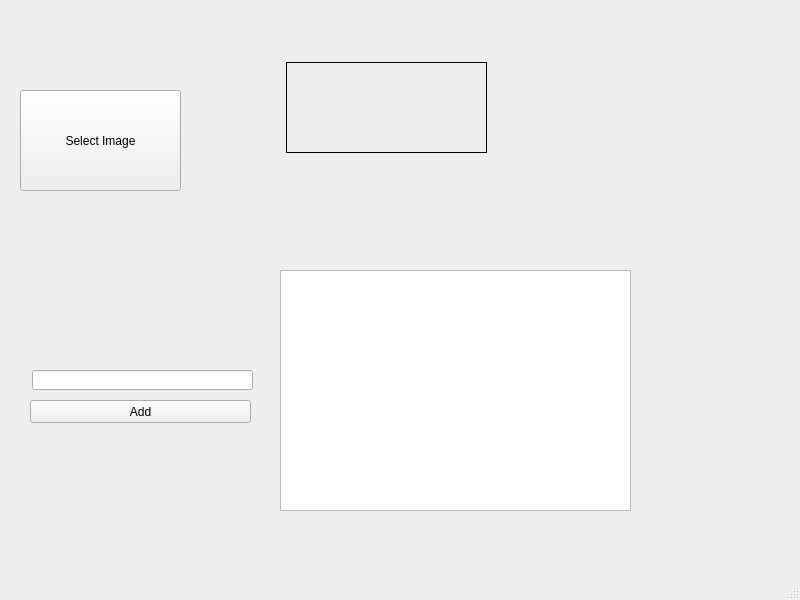
<?xml version="1.0" encoding="UTF-8"?>
<ui version="4.0">
 <class>MainWindow</class>
 <widget class="QMainWindow" name="MainWindow">
  <property name="geometry">
   <rect>
    <x>0</x>
    <y>0</y>
    <width>800</width>
    <height>600</height>
   </rect>
  </property>
  <property name="windowTitle">
   <string>MainWindow</string>
  </property>
  <widget class="QWidget" name="centralwidget">
   <widget class="QPushButton" name="selectImageBtn">
    <property name="geometry">
     <rect>
      <x>20</x>
      <y>90</y>
      <width>161</width>
      <height>101</height>
     </rect>
    </property>
    <property name="text">
     <string>Select Image</string>
    </property>
   </widget>
   <widget class="QPushButton" name="addBtn">
    <property name="geometry">
     <rect>
      <x>30</x>
      <y>400</y>
      <width>221</width>
      <height>23</height>
     </rect>
    </property>
    <property name="text">
     <string>Add</string>
    </property>
   </widget>
   <widget class="QLabel" name="imageLbl">
    <property name="geometry">
     <rect>
      <x>286</x>
      <y>62</y>
      <width>201</width>
      <height>91</height>
     </rect>
    </property>
    <property name="frameShape">
     <enum>QFrame::Box</enum>
    </property>
    <property name="text">
     <string/>
    </property>
   </widget>
   <widget class="QListWidget" name="listWidget">
    <property name="geometry">
     <rect>
      <x>280</x>
      <y>270</y>
      <width>351</width>
      <height>241</height>
     </rect>
    </property>
   </widget>
   <widget class="QLineEdit" name="lineEdit">
    <property name="geometry">
     <rect>
      <x>32</x>
      <y>370</y>
      <width>221</width>
      <height>20</height>
     </rect>
    </property>
   </widget>
  </widget>
  <widget class="QMenuBar" name="menubar">
   <property name="geometry">
    <rect>
     <x>0</x>
     <y>0</y>
     <width>800</width>
     <height>21</height>
    </rect>
   </property>
  </widget>
  <widget class="QStatusBar" name="statusbar"/>
 </widget>
 <resources/>
 <connections/>
</ui>
